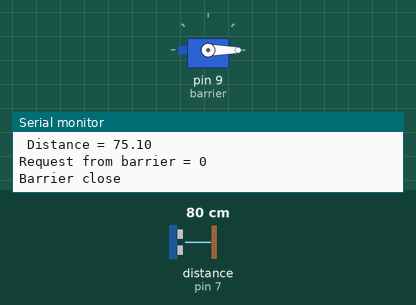
A sketch run on a simulated Arduino Uno, built with avr-gcc and run on an emulated ATmega328P. Shown: servo, the last lines printed to the serial monitor. Wiring (inferred from the names in the program): ultrasonic range finder: trigger pin 6; echo pin 7. The test bench sets the inputs (shaded band); at power-on: distance to the obstacle (sensor on pin 7) 80 cm. The echo pulse lasts 58.3 µs per cm.

Above: at 1.7 s.
1.8 s: distance to the obstacle (sensor on pin 7) set to 14 cm
3.7 s: distance to the obstacle (sensor on pin 7) set to 11 cm
At 5.1 s:
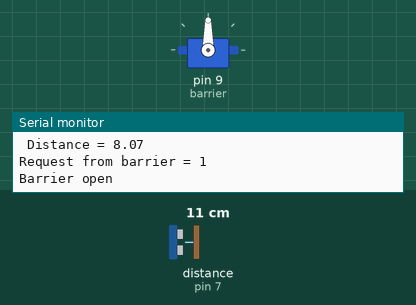
7.0 s: distance to the obstacle (sensor on pin 7) set to 18 cm
At 8.7 s:
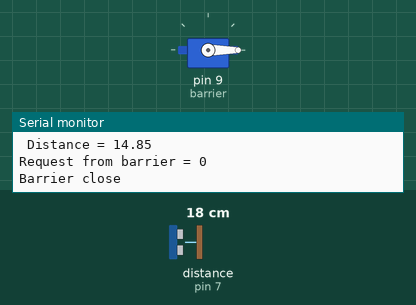
9.0 s: distance to the obstacle (sensor on pin 7) set to 2 cm
At 10.5 s:
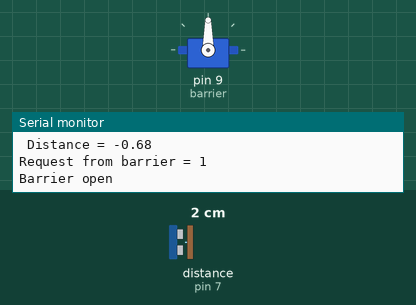
Timing chart, 0 to 12.0 s (numbered marks = the images above; inputs shaded):
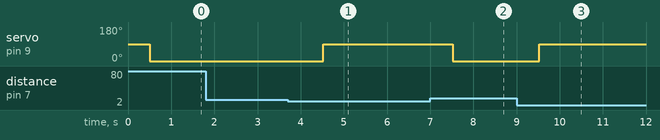

The sketch:

RoadBarrierOpener.ino
```cpp
#include <Servo.h>
int trigPin = 6;
int echoPin = 7;
int pingTravelTime;
float distance;


int positionOpen = 90;
int positionClosed = 0;

Servo barrier;


void setup()
{
pinMode(trigPin,OUTPUT);
pinMode(echoPin,INPUT);
Serial.begin(9600);

barrier.attach(9, 500, 2500);
barrier.write(positionOpen);
delay(500);
}


void loop() {

 int requestFromBarrier = roadBarrierRequest();
 Serial.println("Request from barrier = " + String (requestFromBarrier));

 if (requestFromBarrier == 0) {
   barrier.write(positionClosed);
   Serial.println("Barrier close");
  }

 if (requestFromBarrier == 1) {
   barrier.write(positionOpen);
   Serial.println("Barrier open");
  }
 delay(1000);

}


int roadBarrierRequest() {

 float distanceFromSensor = readDistanceFromSensor ();
 byte barrierRequest;

 if (distanceFromSensor > 10) {
   barrierRequest = 0;
  }

 if (distanceFromSensor < 10) {
   barrierRequest = 1;
  }

 return (barrierRequest);

}


float readDistanceFromSensor () {

 digitalWrite(trigPin,LOW);
 delayMicroseconds(10);
 digitalWrite(trigPin,HIGH);
 delayMicroseconds(10);
 digitalWrite(trigPin,LOW);
 pingTravelTime = pulseIn(echoPin,HIGH);

 //Serial.print("ping = ");
 //Serial.print(pingTravelTime);
 distance = ((pingTravelTime-200.)/60.)+1;
 Serial.println(" Distance = " + String(distance));

 return(distance);

}
```

Measured:
- the behaviour switches between 13 and 12 cm on distance to the obstacle (sensor on pin 7) (found by bisection; images 0 and 1)
- after the input at 3.7 s, servo on pin 9 (barrier): 0° → 90° after 0.82 s
- after the input at 7.0 s, servo on pin 9 (barrier): 90° → 0° after 0.53 s
- after the input at 9.0 s, servo on pin 9 (barrier): 0° → 90° after 0.53 s
